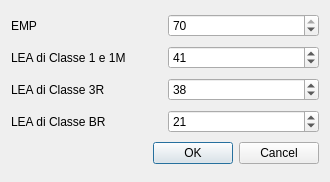
<?xml version="1.0" encoding="UTF-8"?>
<ui version="4.0">
 <class>RowDialog</class>
 <widget class="QDialog" name="RowDialog">
  <property name="geometry">
   <rect>
    <x>0</x>
    <y>0</y>
    <width>330</width>
    <height>182</height>
   </rect>
  </property>
  <property name="windowTitle">
   <string>Modifica numero di righe</string>
  </property>
  <layout class="QGridLayout" name="gridLayout">
   <item row="1" column="1">
    <widget class="QSpinBox" name="lea_1_1M_SpinBox">
     <property name="minimum">
      <number>1</number>
     </property>
     <property name="maximum">
      <number>70</number>
     </property>
     <property name="singleStep">
      <number>1</number>
     </property>
     <property name="value">
      <number>41</number>
     </property>
    </widget>
   </item>
   <item row="3" column="1">
    <widget class="QSpinBox" name="lea_3B_SpinBox">
     <property name="minimum">
      <number>1</number>
     </property>
     <property name="maximum">
      <number>70</number>
     </property>
     <property name="value">
      <number>21</number>
     </property>
    </widget>
   </item>
   <item row="3" column="0">
    <widget class="QLabel" name="label_4">
     <property name="text">
      <string>LEA di Classe BR</string>
     </property>
    </widget>
   </item>
   <item row="0" column="0">
    <widget class="QLabel" name="label">
     <property name="text">
      <string>EMP</string>
     </property>
    </widget>
   </item>
   <item row="0" column="1">
    <widget class="QSpinBox" name="empSpinBox">
     <property name="minimum">
      <number>1</number>
     </property>
     <property name="maximum">
      <number>70</number>
     </property>
     <property name="value">
      <number>70</number>
     </property>
    </widget>
   </item>
   <item row="2" column="1">
    <widget class="QSpinBox" name="lea_3R_SpinBox">
     <property name="minimum">
      <number>1</number>
     </property>
     <property name="maximum">
      <number>70</number>
     </property>
     <property name="value">
      <number>38</number>
     </property>
    </widget>
   </item>
   <item row="7" column="0" colspan="2">
    <widget class="QDialogButtonBox" name="buttonBox">
     <property name="orientation">
      <enum>Qt::Horizontal</enum>
     </property>
     <property name="standardButtons">
      <set>QDialogButtonBox::Cancel|QDialogButtonBox::Ok</set>
     </property>
    </widget>
   </item>
   <item row="2" column="0">
    <widget class="QLabel" name="label_3">
     <property name="text">
      <string>LEA di Classe 3R</string>
     </property>
    </widget>
   </item>
   <item row="1" column="0">
    <widget class="QLabel" name="label_2">
     <property name="text">
      <string>LEA di Classe 1 e 1M</string>
     </property>
    </widget>
   </item>
  </layout>
 </widget>
 <resources/>
 <connections>
  <connection>
   <sender>buttonBox</sender>
   <signal>accepted()</signal>
   <receiver>RowDialog</receiver>
   <slot>accept()</slot>
   <hints>
    <hint type="sourcelabel">
     <x>248</x>
     <y>254</y>
    </hint>
    <hint type="destinationlabel">
     <x>157</x>
     <y>274</y>
    </hint>
   </hints>
  </connection>
  <connection>
   <sender>buttonBox</sender>
   <signal>rejected()</signal>
   <receiver>RowDialog</receiver>
   <slot>reject()</slot>
   <hints>
    <hint type="sourcelabel">
     <x>316</x>
     <y>260</y>
    </hint>
    <hint type="destinationlabel">
     <x>286</x>
     <y>274</y>
    </hint>
   </hints>
  </connection>
 </connections>
</ui>
